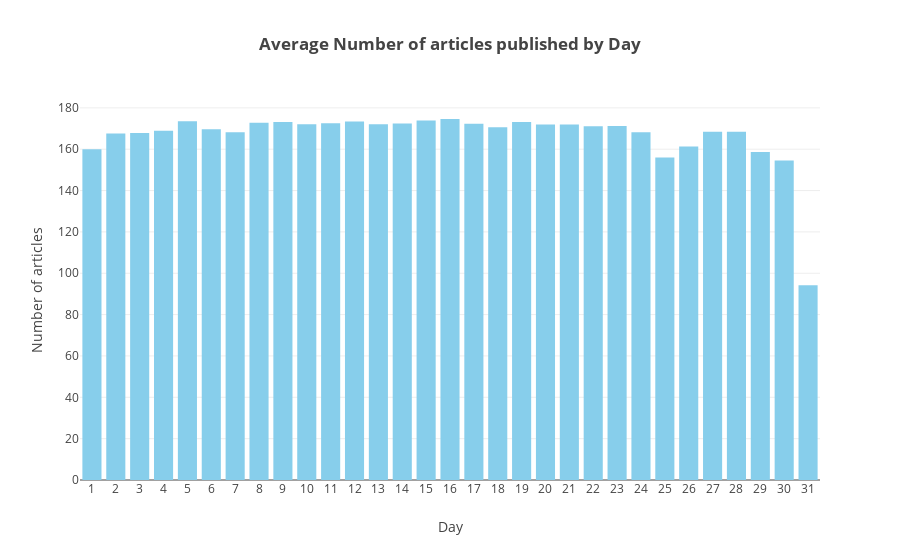

Notebook code for this chart:
### Markdown cell above
### Average number of articles published by day

### Code cell
num_articles = []
y = []
for i, month in enumerate(df['day'].unique()):
    for year in df['year'].unique():
        num_articles.append(df[df['year'] == year].groupby('day')['day'].count().values[i])
    y.append(sum(num_articles)/len(num_articles))
    num_articles = []

x = df.groupby('day')['day'].count().index.values
y = df.groupby('day')['day'].count().values / 23 / 12
trace3 = go.Bar(x=x,
                y=y,
                marker_color='skyblue'
               )

layout = go.Layout(title='<b>Average Number of articles published by Day</b>',
                   xaxis=dict(title='Day',
                              type='category'
                             ),
                   yaxis=dict(title='Number of articles')
                  )

fig = go.Figure(data=[trace3], layout=layout)
py.iplot(fig)

### Figure 1 — Plotly figure (JSON) as saved in the notebook; plotly's stock layout.template omitted (floating-point values rounded to 4 significant figures)
{"data": [{"marker": {"color": "skyblue"}, "type": "bar", "uid": "08d90299-3da0-4166-b70c-431907fb484d", "x": [1, 2, 3, 4, 5, 6, 7, 8, 9, 10, 11, 12, 13, 14, 15, 16, 17, 18, 19, 20, 21, 22, 23, 24, 25, 26, 27, 28, 29, 30, 31], "y": [160, 167.6, 167.9, 168.9, 173.5, 169.6, 168.2, 172.8, 173.2, 172.1, 172.5, 173.4, 172.0, 172.4, 173.8, 174.6, 172.3, 170.6, 173.2, 171.9, 172, 171.1, 171.2, 168.3, 156.0, 161.3, 168.5, 168.4, 158.7, 154.5, 94.18]}], "layout": {"title": {"text": "<b>Average Number of articles published by Day</b>"}, "xaxis": {"title": {"text": "Day"}, "type": "category"}, "yaxis": {"title": {"text": "Number of articles"}}}}
